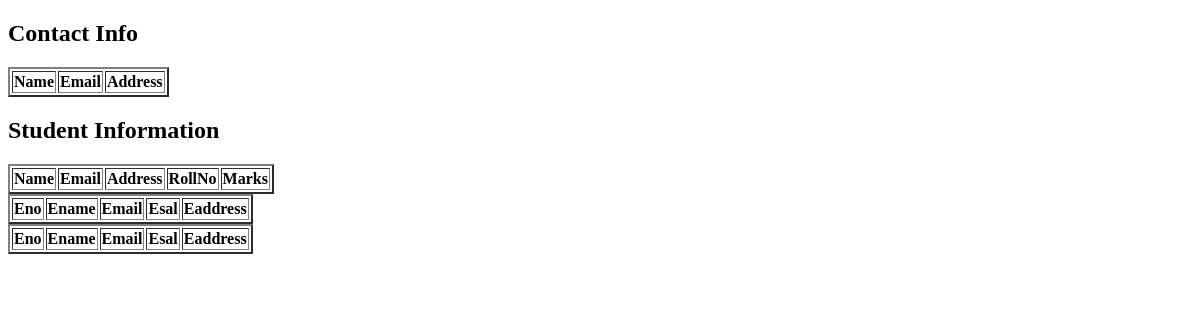
/pi/, run on an earlier commit of the app's database.
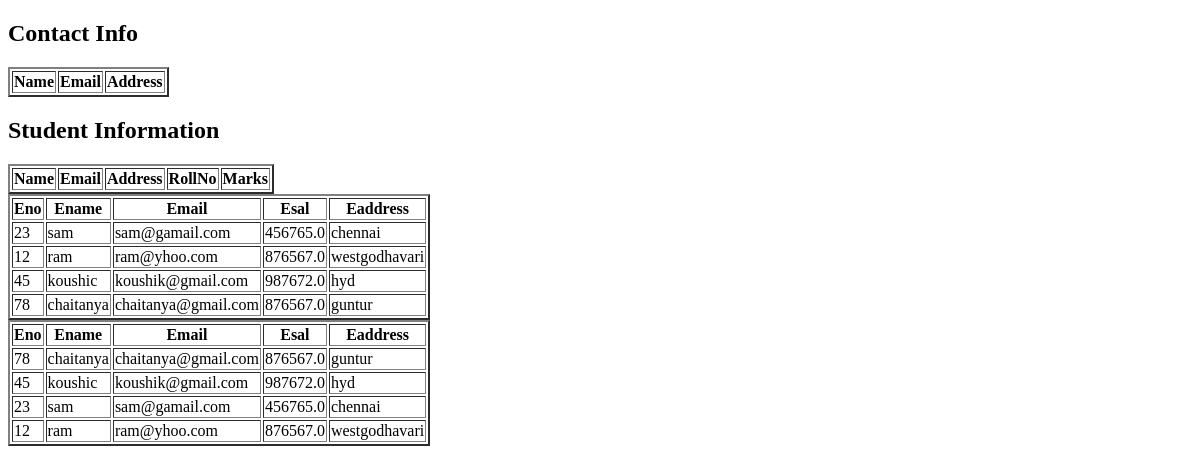
And on a later commit of the database.
### proxyapp/models.py (models this page shows)
class Employee(models.Model):
    eno =models.IntegerField()
    ename =models.CharField(max_length=65)
    email =models.EmailField()
    esal =models.FloatField()
    eaddress =models.CharField(max_length=100)

### proxyapp/views.py (the view)
# urls.py: path("pi/",v3.emp_views),
def emp_views(request):
    emp =Employee.objects.all()
    proxyemp =ProxyEmployee.objects.all()
    return render(request,'index.html',{"employee":emp,"proxy":proxyemp})

### templates/ormgit/index.html (shortened to what this page needs)
<!DOCTYPE html>
<html lang="en">
<head>
</head>
<body>
<table border="2">
    <h2>Contact Info</h2>
    <thead>
    <th>Name</th>
    <th>Email</th>
    <th>Address</th>
    </thead>
</table>
<table border="2">
    <h2>Student Information</h2>
    <thead>
    <th>Name</th>
    <th>Email</th>
    <th>Address</th>
    <th>RollNo</th>
    <th>Marks</th>
    </thead>
</table>
<table border="2">
    <thead>
    <th>Eno</th>
    <th>Ename</th>
    <th>Email</th>
    <th>Esal</th>
    <th>Eaddress</th>
    </thead>
    {% for emp in employee%}
    <tr>
        <td>{{emp.eno}}</td>
        <td>{{emp.ename}}</td>
        <td>{{emp.email}}</td>
        <td>{{emp.esal}}</td>
        <td>{{emp.eaddress}}</td>
    </tr>
    {%endfor%}
</table>
<table  border="2">
    <thead>
      <th>Eno</th>
    <th>Ename</th>
    <th>Email</th>
    <th>Esal</th>
    <th>Eaddress</th>
    </thead>
    {%for p in proxy%}
    <tr>
        <td>{{p.eno}}</td>
        <td>{{p.ename}}</td>
        <td>{{p.email}}</td>
        <td>{{p.esal}}</td>
        <td>{{p.eaddress}}</td>
    </tr>
    {%endfor%}
</table>
</body>
</html>

What changed in the data, as far as the page shows it:
added Employee: eno "23", ename "sam", email "sam@gamail.com", esal "456765.0", eaddress "chennai"
added Employee: eno "12", ename "ram", email "ram@yhoo.com", esal "876567.0", eaddress "westgodhavari"
added Employee: eno "45", ename "koushic", email "koushik@gmail.com", esal "987672.0", eaddress "hyd"
added Employee: eno "78", ename "chaitanya", email "chaitanya@gmail.com", esal "876567.0", eaddress "guntur"
